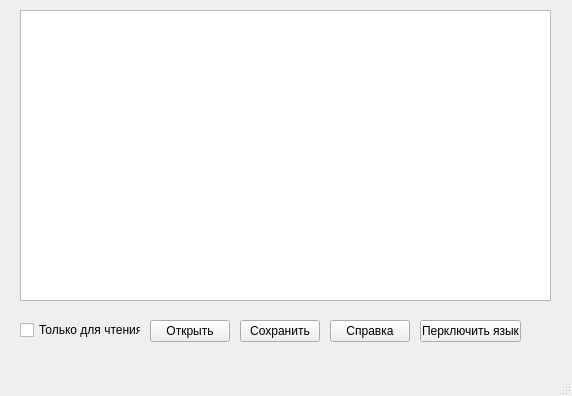
<?xml version="1.0" encoding="UTF-8"?>
<ui version="4.0">
 <class>MainWindow</class>
 <widget class="QMainWindow" name="MainWindow">
  <property name="geometry">
   <rect>
    <x>0</x>
    <y>0</y>
    <width>572</width>
    <height>396</height>
   </rect>
  </property>
  <property name="windowTitle">
   <string>Текстовый редактор</string>
  </property>
  <widget class="QWidget" name="centralwidget">
   <widget class="QPlainTextEdit" name="plainTextEdit">
    <property name="geometry">
     <rect>
      <x>20</x>
      <y>10</y>
      <width>531</width>
      <height>291</height>
     </rect>
    </property>
   </widget>
   <widget class="QPushButton" name="openButton">
    <property name="geometry">
     <rect>
      <x>150</x>
      <y>320</y>
      <width>80</width>
      <height>22</height>
     </rect>
    </property>
    <property name="text">
     <string>Открыть</string>
    </property>
   </widget>
   <widget class="QPushButton" name="saveButton">
    <property name="geometry">
     <rect>
      <x>240</x>
      <y>320</y>
      <width>80</width>
      <height>22</height>
     </rect>
    </property>
    <property name="text">
     <string>Сохранить</string>
    </property>
   </widget>
   <widget class="QPushButton" name="refButton">
    <property name="geometry">
     <rect>
      <x>330</x>
      <y>320</y>
      <width>80</width>
      <height>22</height>
     </rect>
    </property>
    <property name="text">
     <string>Справка</string>
    </property>
   </widget>
   <widget class="QCheckBox" name="checkBox">
    <property name="geometry">
     <rect>
      <x>20</x>
      <y>320</y>
      <width>121</width>
      <height>20</height>
     </rect>
    </property>
    <property name="text">
     <string>Только для чтения</string>
    </property>
   </widget>
   <widget class="QPushButton" name="switchLangButton">
    <property name="geometry">
     <rect>
      <x>420</x>
      <y>320</y>
      <width>101</width>
      <height>22</height>
     </rect>
    </property>
    <property name="text">
     <string>Перключить язык</string>
    </property>
   </widget>
  </widget>
  <widget class="QMenuBar" name="menubar">
   <property name="geometry">
    <rect>
     <x>0</x>
     <y>0</y>
     <width>572</width>
     <height>21</height>
    </rect>
   </property>
  </widget>
  <widget class="QStatusBar" name="statusbar"/>
 </widget>
 <resources/>
 <connections/>
</ui>
